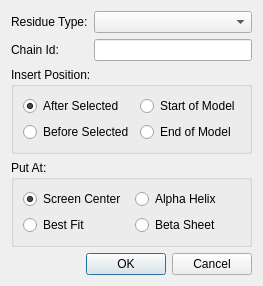
<?xml version="1.0" encoding="UTF-8"?>
<ui version="4.0">
 <class>AddResidueDialog</class>
 <widget class="QDialog" name="AddResidueDialog">
  <property name="geometry">
   <rect>
    <x>0</x>
    <y>0</y>
    <width>234</width>
    <height>251</height>
   </rect>
  </property>
  <property name="windowTitle">
   <string>Dialog</string>
  </property>
  <layout class="QFormLayout" name="formLayout">
   <item row="0" column="0">
    <widget class="QLabel" name="residueTypeLabel">
     <property name="text">
      <string>Residue Type:</string>
     </property>
     <property name="buddy">
      <cstring>residueType</cstring>
     </property>
    </widget>
   </item>
   <item row="0" column="1">
    <widget class="QComboBox" name="residueType">
     <property name="sizePolicy">
      <sizepolicy hsizetype="Expanding" vsizetype="Fixed">
       <horstretch>0</horstretch>
       <verstretch>0</verstretch>
      </sizepolicy>
     </property>
    </widget>
   </item>
   <item row="1" column="0">
    <widget class="QLabel" name="chainIdLabel">
     <property name="text">
      <string>Chain Id:</string>
     </property>
     <property name="buddy">
      <cstring>chainId</cstring>
     </property>
    </widget>
   </item>
   <item row="1" column="1">
    <widget class="QLineEdit" name="chainId">
     <property name="maxLength">
      <number>1</number>
     </property>
    </widget>
   </item>
   <item row="2" column="0" colspan="2">
    <widget class="QGroupBox" name="insertPositionGroup">
     <property name="title">
      <string>Insert Position:</string>
     </property>
     <layout class="QGridLayout" name="gridLayout_2">
      <item row="0" column="0">
       <widget class="QRadioButton" name="afterSelected">
        <property name="text">
         <string>After Selected</string>
        </property>
        <property name="checked">
         <bool>true</bool>
        </property>
       </widget>
      </item>
      <item row="0" column="1">
       <widget class="QRadioButton" name="startOfModel">
        <property name="text">
         <string>Start of Model</string>
        </property>
       </widget>
      </item>
      <item row="1" column="0">
       <widget class="QRadioButton" name="beforeSelected">
        <property name="text">
         <string>Before Selected</string>
        </property>
       </widget>
      </item>
      <item row="1" column="1">
       <widget class="QRadioButton" name="endOfModel">
        <property name="text">
         <string>End of Model</string>
        </property>
       </widget>
      </item>
     </layout>
    </widget>
   </item>
   <item row="3" column="0" colspan="2">
    <widget class="QGroupBox" name="putAtGroup">
     <property name="title">
      <string>Put At:</string>
     </property>
     <layout class="QGridLayout" name="gridLayout">
      <item row="0" column="0">
       <widget class="QRadioButton" name="screenCenter">
        <property name="text">
         <string>Screen Center</string>
        </property>
        <property name="checked">
         <bool>true</bool>
        </property>
       </widget>
      </item>
      <item row="0" column="1">
       <widget class="QRadioButton" name="alphaHelix">
        <property name="text">
         <string>Alpha Helix</string>
        </property>
       </widget>
      </item>
      <item row="1" column="0">
       <widget class="QRadioButton" name="bestFit">
        <property name="text">
         <string>Best Fit</string>
        </property>
       </widget>
      </item>
      <item row="1" column="1">
       <widget class="QRadioButton" name="betaSheet">
        <property name="text">
         <string>Beta Sheet</string>
        </property>
       </widget>
      </item>
     </layout>
    </widget>
   </item>
   <item row="4" column="0" colspan="2">
    <widget class="QDialogButtonBox" name="buttonBox">
     <property name="orientation">
      <enum>Qt::Horizontal</enum>
     </property>
     <property name="standardButtons">
      <set>QDialogButtonBox::Cancel|QDialogButtonBox::Ok</set>
     </property>
    </widget>
   </item>
  </layout>
  <zorder>buttonBox</zorder>
  <zorder>residueType</zorder>
  <zorder>chainId</zorder>
  <zorder>putAtGroup</zorder>
  <zorder>insertPositionGroup</zorder>
  <zorder>residueTypeLabel</zorder>
  <zorder>chainIdLabel</zorder>
  <zorder>chainIdLabel</zorder>
 </widget>
 <tabstops>
  <tabstop>residueType</tabstop>
  <tabstop>chainId</tabstop>
  <tabstop>afterSelected</tabstop>
  <tabstop>beforeSelected</tabstop>
  <tabstop>startOfModel</tabstop>
  <tabstop>endOfModel</tabstop>
  <tabstop>screenCenter</tabstop>
  <tabstop>bestFit</tabstop>
  <tabstop>alphaHelix</tabstop>
  <tabstop>betaSheet</tabstop>
  <tabstop>buttonBox</tabstop>
 </tabstops>
 <resources/>
 <connections>
  <connection>
   <sender>buttonBox</sender>
   <signal>accepted()</signal>
   <receiver>AddResidueDialog</receiver>
   <slot>accept()</slot>
   <hints>
    <hint type="sourcelabel">
     <x>224</x>
     <y>233</y>
    </hint>
    <hint type="destinationlabel">
     <x>157</x>
     <y>254</y>
    </hint>
   </hints>
  </connection>
  <connection>
   <sender>buttonBox</sender>
   <signal>rejected()</signal>
   <receiver>AddResidueDialog</receiver>
   <slot>reject()</slot>
   <hints>
    <hint type="sourcelabel">
     <x>224</x>
     <y>239</y>
    </hint>
    <hint type="destinationlabel">
     <x>233</x>
     <y>254</y>
    </hint>
   </hints>
  </connection>
 </connections>
</ui>
